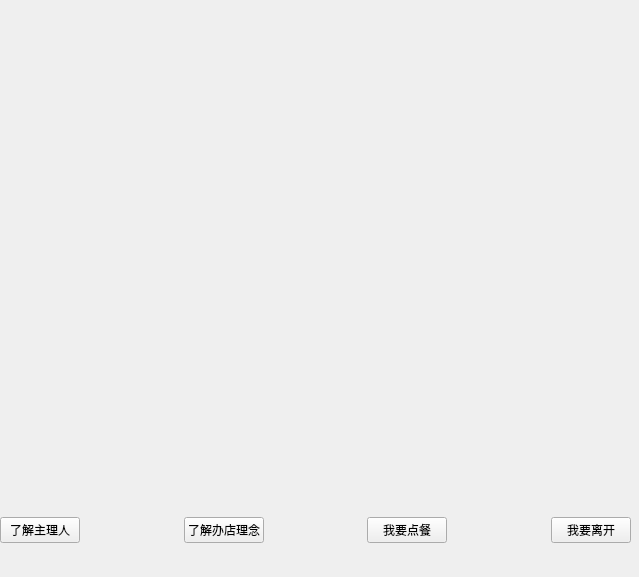
<?xml version="1.0" encoding="UTF-8"?>
<ui version="4.0">
 <class>middle_page</class>
 <widget class="QWidget" name="middle_page">
  <property name="geometry">
   <rect>
    <x>0</x>
    <y>0</y>
    <width>639</width>
    <height>577</height>
   </rect>
  </property>
  <property name="windowTitle">
   <string>Form</string>
  </property>
  <widget class="QWidget" name="layoutWidget">
   <property name="geometry">
    <rect>
     <x>0</x>
     <y>510</y>
     <width>631</width>
     <height>41</height>
    </rect>
   </property>
   <layout class="QHBoxLayout" name="horizontalLayout">
    <item>
     <widget class="QPushButton" name="pushButton_kp">
      <property name="text">
       <string>了解主理人</string>
      </property>
     </widget>
    </item>
    <item>
     <spacer name="horizontalSpacer">
      <property name="orientation">
       <enum>Qt::Horizontal</enum>
      </property>
      <property name="sizeHint" stdset="0">
       <size>
        <width>40</width>
        <height>20</height>
       </size>
      </property>
     </spacer>
    </item>
    <item>
     <widget class="QPushButton" name="pushButton_ks">
      <property name="text">
       <string>了解办店理念</string>
      </property>
     </widget>
    </item>
    <item>
     <spacer name="horizontalSpacer_2">
      <property name="orientation">
       <enum>Qt::Horizontal</enum>
      </property>
      <property name="sizeHint" stdset="0">
       <size>
        <width>40</width>
        <height>20</height>
       </size>
      </property>
     </spacer>
    </item>
    <item>
     <widget class="QPushButton" name="pushButton_order">
      <property name="text">
       <string>我要点餐</string>
      </property>
     </widget>
    </item>
    <item>
     <spacer name="horizontalSpacer_3">
      <property name="orientation">
       <enum>Qt::Horizontal</enum>
      </property>
      <property name="sizeHint" stdset="0">
       <size>
        <width>40</width>
        <height>20</height>
       </size>
      </property>
     </spacer>
    </item>
    <item>
     <widget class="QPushButton" name="pushButton_out">
      <property name="text">
       <string>我要离开</string>
      </property>
     </widget>
    </item>
   </layout>
  </widget>
 </widget>
 <resources/>
 <connections/>
</ui>
